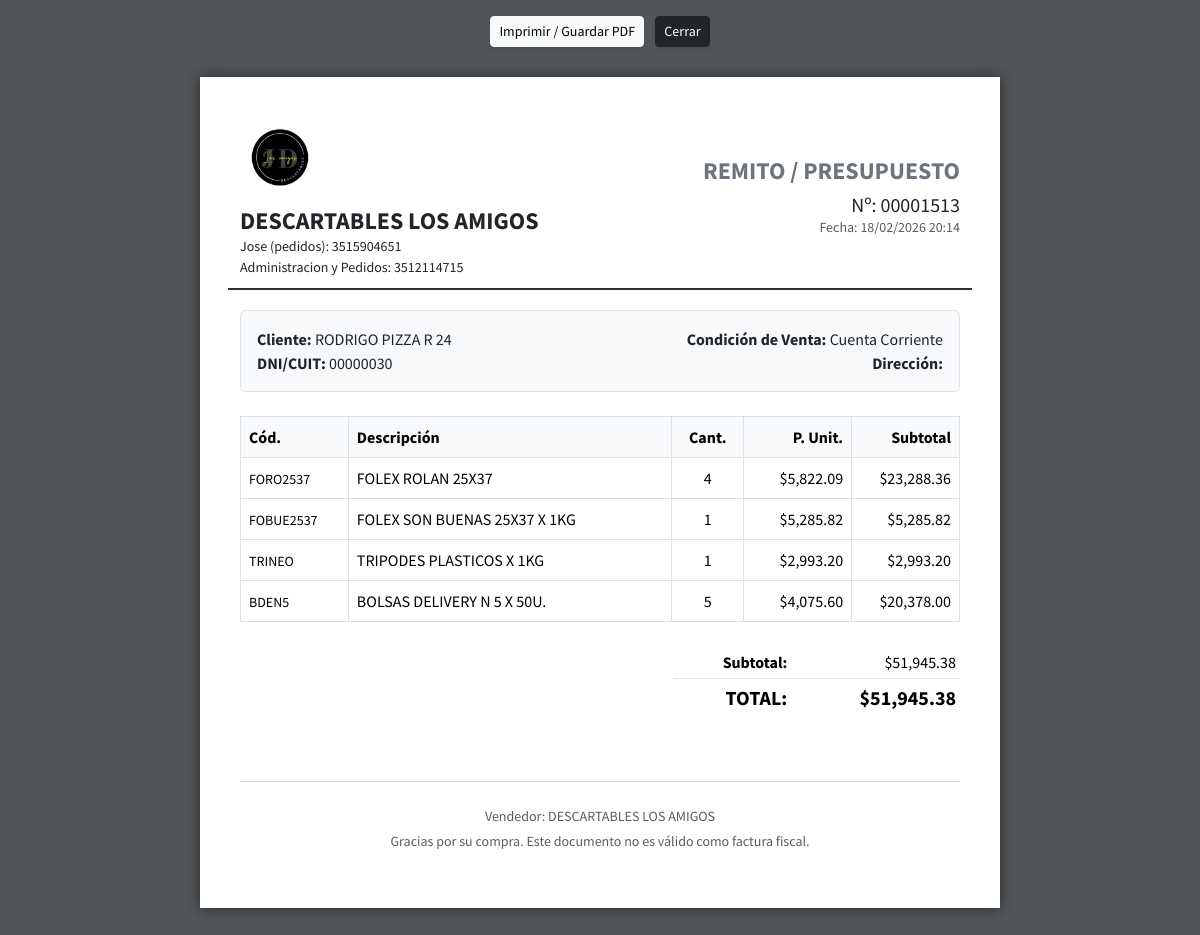
The app's page /remito.php?id=1513 (signed in) with its own data.
### tables this page shows
CREATE TABLE `ventas` (
  `id` int NOT NULL,
  `id_usuario` int DEFAULT NULL,
  `id_cliente` int DEFAULT NULL,
  `fecha` datetime DEFAULT CURRENT_TIMESTAMP,
  `total` decimal(10,2) NOT NULL,
  `descuento_porcentaje` decimal(5,2) NOT NULL DEFAULT '0.00',
  `tipo_pago` enum('Contado','Transferencia','Cuenta Corriente') NOT NULL,
  `saldo_pendiente` decimal(10,2) NOT NULL DEFAULT '0.00'
);

CREATE TABLE `detalle_venta` (
  `id` int NOT NULL,
  `id_venta` int DEFAULT NULL,
  `id_articulo` int DEFAULT NULL,
  `cantidad` int NOT NULL,
  `precio_unitario` decimal(10,2) NOT NULL,
  `precio_unitario_venta` decimal(10,2) NOT NULL
);

CREATE TABLE `articulos` (
  `id` int NOT NULL,
  `codigo` varchar(50) DEFAULT NULL,
  `descripcion` varchar(255) NOT NULL,
  `stock_actual` int NOT NULL DEFAULT '0',
  `precio_costo` decimal(10,2) NOT NULL,
  `precio_venta` decimal(10,2) NOT NULL,
  `id_proveedor` int DEFAULT NULL
);

CREATE TABLE `usuarios` (
  `id` int NOT NULL,
  `nombre_usuario` varchar(50) NOT NULL,
  `password_hash` varchar(255) NOT NULL,
  `fecha_registro` datetime DEFAULT CURRENT_TIMESTAMP
);

### remito.php (the view, shortened to what this page needs)
<?php
require 'db_connect.php';
$id_venta = $_GET['id'] ?? 0;
try {
    $stmt_venta = $pdo->prepare("
        SELECT
            v.id, v.fecha, v.total, v.tipo_pago, v.descuento_porcentaje,
            u.nombre_usuario AS vendedor,
            IFNULL(CONCAT(c.nombre, ' ', c.apellido), 'Consumidor Final') AS cliente_nombre,
            IFNULL(c.dni, 'N/A') AS cliente_dni,
            IFNULL(c.direccion, 'N/A') AS cliente_direccion
        FROM ventas v
        JOIN usuarios u ON v.id_usuario = u.id
        LEFT JOIN clientes c ON v.id_cliente = c.id
        WHERE v.id = ?
    ");
    $stmt_venta->execute([$id_venta]);
    $venta = $stmt_venta->fetch();
    $stmt_detalle = $pdo->prepare("
        SELECT
            a.codigo,
            a.descripcion,
            dv.cantidad,
            dv.precio_unitario_venta AS precio_unitario,
            (dv.cantidad * dv.precio_unitario_venta) AS subtotal_linea
        FROM detalle_venta dv
        JOIN articulos a ON dv.id_articulo = a.id
        WHERE dv.id_venta = ?
    ");
    $stmt_detalle->execute([$id_venta]);
    $detalles = $stmt_detalle->fetchAll();
    $subtotal_real = 0;
    foreach ($detalles as $item) {
        $subtotal_real += $item['subtotal_linea'];
    }
} catch (PDOException $e) {
    die("Error al consultar la base de datos: " . $e->getMessage());
}
?>
<!DOCTYPE html>
<html lang="es">
<head>
    <link href="https://cdn.jsdelivr.net/npm/bootstrap@5.3.3/dist/css/bootstrap.min.css" rel="stylesheet">
</head>
<body>
    <div class="container-fluid text-center mt-3 no-print">
        <button class="btn btn-light btn-sm shadow-sm" onclick="window.print()">
            <i class="bi bi-printer"></i> Imprimir / Guardar PDF
        </button>
        <button class="btn btn-dark btn-sm ms-2 shadow-sm" onclick="window.close()">
            Cerrar
        </button>
    </div>
    <div class="remito-paper">
        <div class="row header-divider align-items-center">
            <div class="col-7">
                <img src="img/logo.jpg" alt="Logo Empresa" class="logo-empresa">
                <h2 class="fw-bold text-uppercase fs-4 m-0">Descartables Los Amigos</h2>
                <p class="mb-0 small">Jose (pedidos): 3515904651</p>
                <p class="mb-0 small">Administracion y Pedidos: 3512114715</p>
            </div>
            <div class="col-5 text-end">
                <h4 class="fw-bold text-secondary">REMITO / PRESUPUESTO</h4>
                <h5 class="mb-0">Nº: <?php echo str_pad($venta['id'], 8, '0', STR_PAD_LEFT); ?></h5>
                <p class="mb-0 small text-muted">Fecha: <?php echo date("d/m/Y H:i", strtotime($venta['fecha'])); ?></p>
            </div>
        </div>
        <div class="row mb-4">
            <div class="col-12">
                <div class="p-3 bg-light border rounded">
                    <div class="row">
                        <div class="col-md-6">
                            <strong>Cliente:</strong> <?php echo htmlspecialchars($venta['cliente_nombre']); ?><br>
                            <strong>DNI/CUIT:</strong> <?php echo htmlspecialchars($venta['cliente_dni']); ?>
                        </div>
                        <div class="col-md-6 text-md-end">
                            <strong>Condición de Venta:</strong> <?php echo htmlspecialchars($venta['tipo_pago']); ?><br>
                            <strong>Dirección:</strong> <?php echo htmlspecialchars($venta['cliente_direccion']); ?>
                        </div>
                    </div>
                </div>
            </div>
        </div>
        <table class="table table-bordered table-items mb-4">
            <thead>
                <tr>
                    <th style="width: 15%">Cód.</th>
                    <th style="width: 45%">Descripción</th>
                    <th class="text-center" style="width: 10%">Cant.</th>
                    <th class="text-end" style="width: 15%">P. Unit.</th>
                    <th class="text-end" style="width: 15%">Subtotal</th>
                </tr>
            </thead>
            <tbody>
                <?php foreach ($detalles as $item): ?>
                <tr>
                    <td><small><?php echo htmlspecialchars($item['codigo']); ?></small></td>
                    <td><?php echo htmlspecialchars($item['descripcion']); ?></td>
                    <td class="text-center"><?php echo $item['cantidad']; ?></td>
                    <td class="text-end">$<?php echo number_format($item['precio_unitario'], 2); ?></td>
                    <td class="text-end">$<?php echo number_format($item['subtotal_linea'], 2); ?></td>
                </tr>
                <?php endforeach; ?>
            </tbody>
        </table>
        <div class="row justify-content-end">
            <div class="col-md-5">
                <table class="table table-borderless table-sm">
                    <tr>
                        <td class="text-end"><strong>Subtotal:</strong></td>
                        <td class="text-end">$<?php echo number_format($subtotal_real, 2); ?></td>
                    </tr>
                    <tr class="border-top">
                        <td class="text-end fs-5"><strong>TOTAL:</strong></td>
                        <td class="text-end fs-5"><strong>$<?php echo number_format($venta['total'], 2); ?></strong></td>
                    </tr>
                </table>
            </div>
        </div>
        <div class="mt-5 pt-4 border-top text-center text-muted small">
            <p class="mb-1">Vendedor: <?php echo htmlspecialchars($venta['vendedor']); ?></p>
            <p>Gracias por su compra. Este documento no es válido como factura fiscal.</p>
        </div>
    </div>
</body>
</html>

### remito.php (style rules this page uses)
body { background-color: #525659; font-family: 'Source Sans Pro', sans-serif; }
.remito-paper { max-width: 800px; margin: 30px auto; padding: 40px; background-color: #ffffff; box-shadow: 0 0 15px rgba(0,0,0,0.5); min-height: 600px; }
.header-divider { border-bottom: 2px solid #333; margin-bottom: 20px; padding-bottom: 10px; }
.table-items th { background-color: #f8f9fa; font-weight: 700; }
.table-items td { vertical-align: middle; }
.logo-empresa { max-width: 150px; max-height: 80px; object-fit: contain; margin-bottom: 10px; display: block; }

### records on screen
ventas: id "00001513", fecha "18/02/2026 20:14", tipo_pago "Cuenta Corriente", total "51,945.38", id_usuario.nombre_usuario "DESCARTABLES LOS AMIGOS"
detalle_venta: id_articulo.codigo "FORO2537", id_articulo.descripcion "FOLEX ROLAN 25X37", cantidad "4", precio_unitario_venta "5,822.09", subtotal_linea "23,288.36"
detalle_venta: id_articulo.codigo "FOBUE2537", id_articulo.descripcion "FOLEX SON BUENAS 25X37 X 1KG", cantidad "1", precio_unitario_venta "5,285.82", subtotal_linea "5,285.82"
detalle_venta: id_articulo.codigo "TRINEO", id_articulo.descripcion "TRIPODES PLASTICOS X 1KG", cantidad "1", precio_unitario_venta "2,993.20", subtotal_linea "2,993.20"
detalle_venta: id_articulo.codigo "BDEN5", id_articulo.descripcion "BOLSAS DELIVERY N 5 X 50U.", cantidad "5", precio_unitario_venta "4,075.60", subtotal_linea "20,378.00"

### other values on screen
$venta['cliente_nombre'] "RODRIGO PIZZA R 24"
$venta['cliente_dni'] "00000030"
$subtotal_real "51,945.38"
